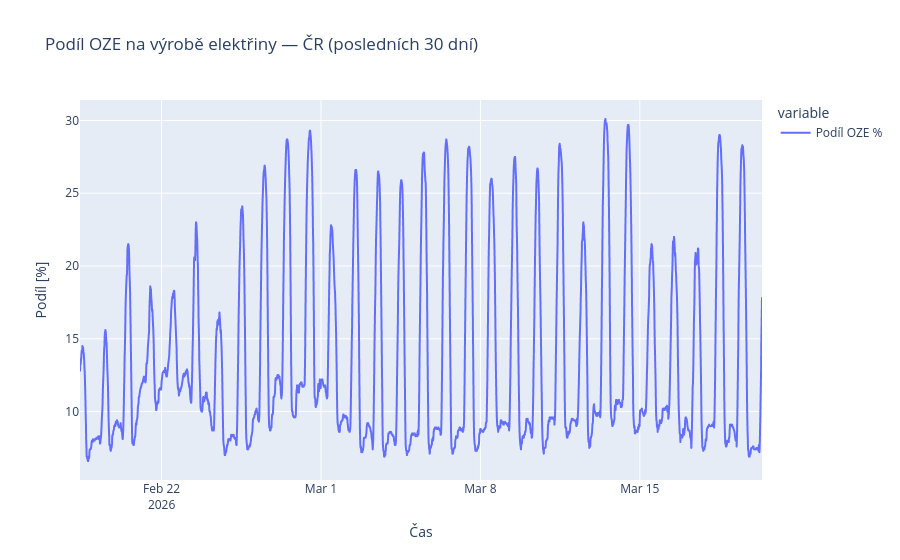

Here is the notebook cell this chart was saved with:
### Code cell
# OZE = solár + vítr + biomasa + průtočná voda + ostatní OZE
vyroba_clean["OZE celkem"] = (
    vyroba_clean["Solár"] +
    vyroba_clean["Vítr"] +
    vyroba_clean["Biomasa"] +
    vyroba_clean["Průtočná voda"] +
    vyroba_clean["Ostatní OZE"]
)

# Celková výroba
vyroba_clean["Celkem"] = vyroba_clean.sum(axis=1)

# Podíl OZE v %
vyroba_clean["Podíl OZE %"] = (vyroba_clean["OZE celkem"] / vyroba_clean["Celkem"] * 100).round(1)

print("=== Podíl OZE ===")
print(f"  Průměrný podíl OZE: {vyroba_clean['Podíl OZE %'].mean():.1f} %")
print(f"  Maximum:            {vyroba_clean['Podíl OZE %'].max():.1f} %")
print(f"  Minimum:            {vyroba_clean['Podíl OZE %'].min():.1f} %")

fig = px.line(
    vyroba_clean["Podíl OZE %"],
    title="Podíl OZE na výrobě elektřiny — ČR (posledních 30 dní)",
    labels={"value": "Podíl [%]", "index": "Čas"},
)
fig.show()

### Figure 1 — Plotly figure (JSON) as saved in the notebook; plotly's stock layout.template omitted (floating-point values rounded to 4 significant figures; data arrays with more than 128 entries replaced by an {"elided": "..."} marker saying what was removed)
{"data": [{"hovertemplate": "variable=Podíl OZE %<br>Čas=%{x}<br>Podíl [%]=%{y}<extra></extra>", "legendgroup": "Podíl OZE %", "line": {"color": "#636efa", "dash": "solid"}, "marker": {"symbol": "circle"}, "mode": "lines", "name": "Podíl OZE %", "showlegend": true, "type": "scattergl", "x": {"elided": "2876 str values"}, "xaxis": "x", "y": {"elided": "2876 float values"}, "yaxis": "y"}], "layout": {"legend": {"title": {"text": "variable"}, "tracegroupgap": 0}, "title": {"text": "Podíl OZE na výrobě elektřiny — ČR (posledních 30 dní)"}, "xaxis": {"anchor": "y", "domain": [0, 1], "title": {"text": "Čas"}}, "yaxis": {"anchor": "x", "domain": [0, 1], "title": {"text": "Podíl [%]"}}}}
